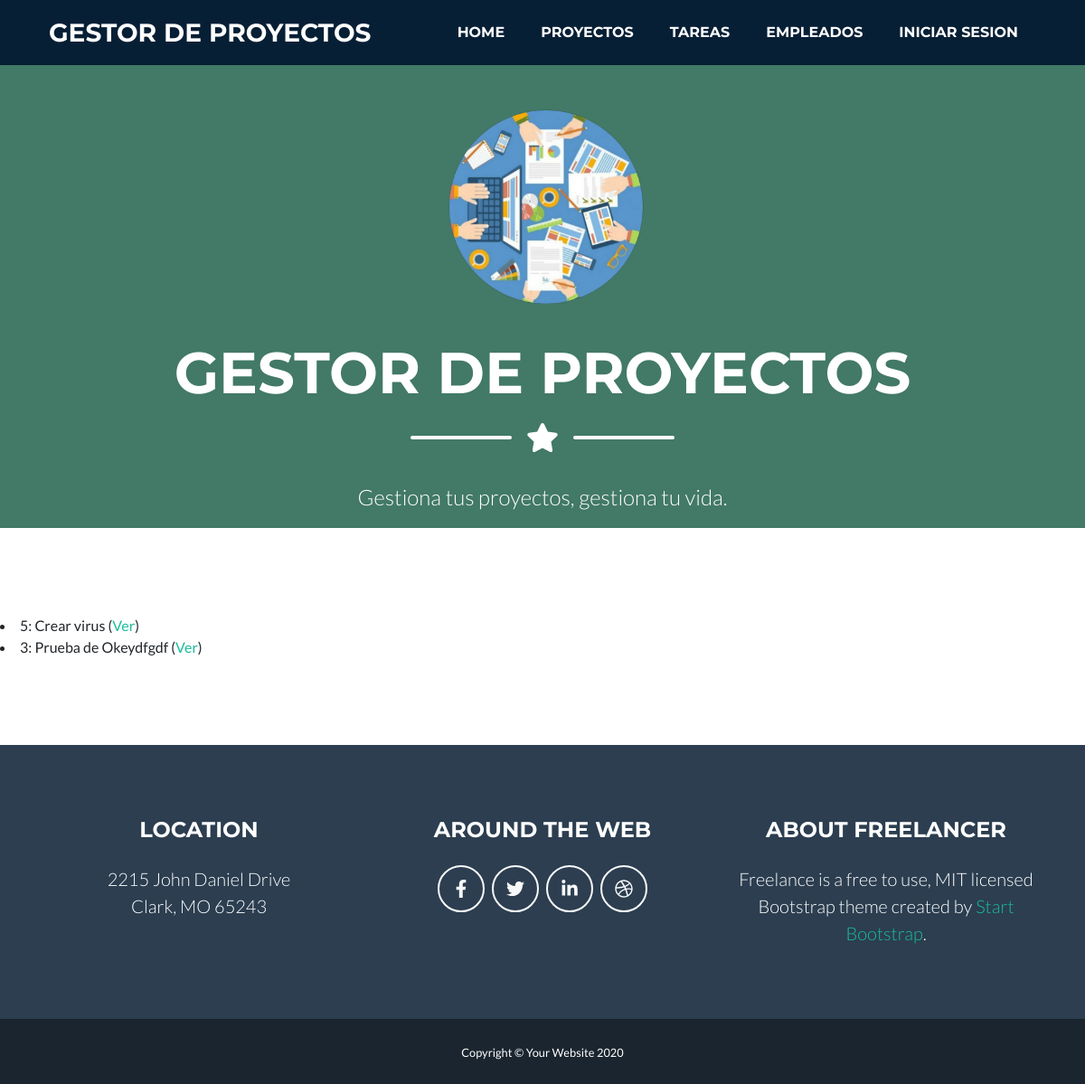
Before: /appGestorProyectos/home/ with the older database file.
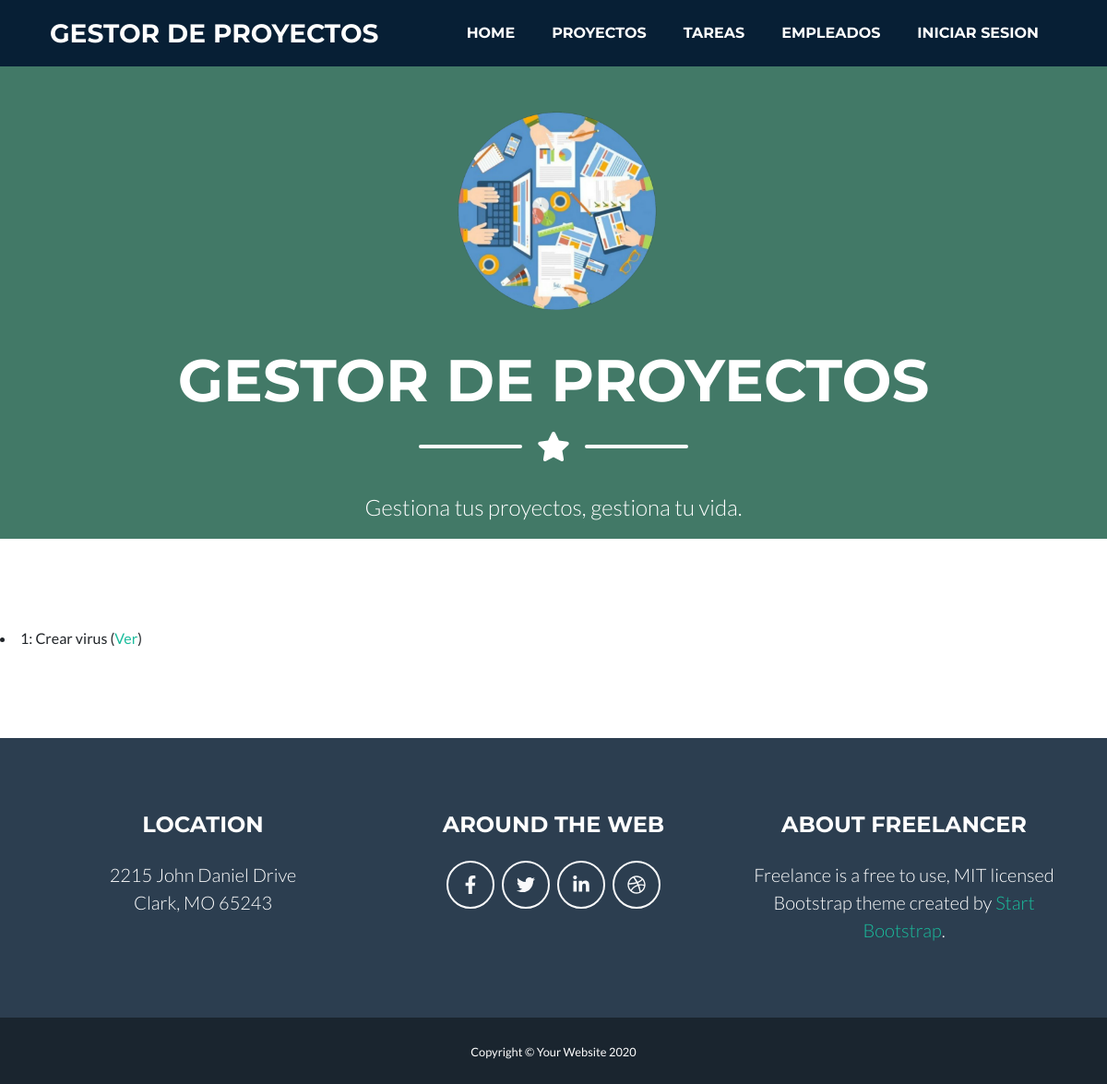
After: the same page with the newer database file.
### appGestorProyectos/models.py (models this page shows, shortened)
class Proyecto(models.Model):
    nombre = models.CharField(max_length=50)
    descripcion = models.TextField(max_length=200)
    fecha_inicio = models.DateField(("Date"), default=date.today)
    fecha_fin = models.DateField(("Date"), default=date.today)
    presupuesto = models.IntegerField(default=0)
    nombre_cliente = models.CharField(max_length=20, default="")
    apellidos_cliente = models.CharField(max_length=50, default="")
    email_cliente = models.EmailField(max_length=100, default="")
    telefono_cliente = models.IntegerField(default=0)
    tarea = models.ManyToManyField(Tarea)
    responsable = models.ForeignKey(Empleado, on_delete=models.CASCADE)

### appGestorProyectos/views.py (the view)
# urls.py: path('home/', views.ProyectosListView.as_view(), name='home'),
class ProyectosListView(ListView):
    model = Proyecto
    template_name = 'home.html'
    queryset = Proyecto.objects.order_by('nombre')
    context_object_name = 'listado_proyectos'
    def get_context_data(self, **kwargs):
        context = super(ProyectosListView, self).get_context_data(**kwargs)
        context['titulo_pagina'] = 'TUS PROYECTOS'
        return context

### appGestorProyectos/templates/home.html
{% extends "index.html" %}
{% load static %}
{% block header %}
    <header class="masthead bg-primary text-white text-center">
        <div class="container d-flex align-items-center flex-column">
            <a href="{% url 'proyecto_list' %}"><img class="masthead-avatar mb-5" src="{% static 'img/principal.png' %}" alt="" /></a>
            <h1 class="masthead-heading text-uppercase mb-0">Gestor de proyectos</h1>
            <div class="divider-custom divider-light">
                <div class="divider-custom-line"></div>
                <div class="divider-custom-icon"><i class="fas fa-star"></i></div>
                <div class="divider-custom-line"></div>
            </div>
            <p class="masthead-subheading font-weight-light mb-0">Gestiona tus proyectos, gestiona tu vida.</p>
        </div>
    </header>
{% endblock %}
{% block main %}
    {% for pro in listado_proyectos %}
        <li>
            {{ pro.id }}: {{ pro.nombre }} (<a href="{% url 'proyecto' pro.id %}">Ver</a>)
        </li>
    {% endfor %}
{% endblock %}

### appGestorProyectos/templates/index.html (shortened to what this page needs)
{% load static i18n %}
<!DOCTYPE html>
<html lang="en">
    <head>
        {% block css %}
        <link href="{% static 'css/styles.css' %}" rel="stylesheet" />
        {% endblock %}
    </head>
    <body id="page-top">
        <nav class="navbar navbar-expand-lg bg-secondary text-uppercase fixed-top" id="mainNav">
            <div class="container">
                <a class="navbar-brand js-scroll-trigger" href="{% url 'home' %}">Gestor de proyectos</a>
                <div class="collapse navbar-collapse" id="navbarResponsive">
                    <ul class="navbar-nav ml-auto">
                        <li class="nav-item mx-0 mx-lg-1"><a class="nav-link py-3 px-0 px-lg-3 rounded js-scroll-trigger" href="{% url 'home' %}">HOME</a></li>
                        <li class="nav-item mx-0 mx-lg-1"><a class="nav-link py-3 px-0 px-lg-3 rounded js-scroll-trigger" href="{% url 'proyecto_list' %}">PROYECTOS</a></li>
                        <li class="nav-item mx-0 mx-lg-1"><a class="nav-link py-3 px-0 px-lg-3 rounded js-scroll-trigger" href="{% url 'tarea_list' %}">TAREAS</a></li>
                        <li class="nav-item mx-0 mx-lg-1"><a class="nav-link py-3 px-0 px-lg-3 rounded js-scroll-trigger" href="{% url 'empleado_list' %}">EMPLEADOS</a></li>
                        {% if user.is_authenticated %}
                            <li class="fontsizee nav-item mx-0 mx-lg-1"><a class="nav-link py-3 px-0 px-lg-3 rounded js-scroll-trigger" href="#">{{ user.username }}</a> </li>
                            <li class="fontsizee nav-item mx-0 mx-lg-1"><a class="nav-link py-3 px-0 px-lg-3 rounded js-scroll-trigger" href="{% url 'logout' %}">LOG OUT</a></li>
                        {% else %}
                            <li class="nav-item mx-0 mx-lg-1"><a class="nav-link py-3 px-0 px-lg-3 rounded js-scroll-trigger" href="{% url 'login' %}">INICIAR SESION</a></li>
                        {% endif %}
                    </ul>
                </div>
            </div>
        </nav>
        {% block header %}
        {% endblock %}
        <section class="page-section portfolio" id="portfolio">
        {% block main %}
        {% endblock %}
        </section>
        <footer class="footer text-center">
            <div class="container">
                <div class="row">
                    <div class="col-lg-4 mb-5 mb-lg-0">
                        <h4 class="text-uppercase mb-4">Location</h4>
                        <p class="lead mb-0">2215 John Daniel Drive<br />Clark, MO 65243</p>
                    </div>
                    <div class="col-lg-4 mb-5 mb-lg-0">
                        <h4 class="text-uppercase mb-4">Around the Web</h4>
                        <a class="btn btn-outline-light btn-social mx-1" href="#"><i class="fab fa-fw fa-facebook-f"></i></a><a class="btn btn-outline-light btn-social mx-1" href="#"><i class="fab fa-fw fa-twitter"></i></a><a class="btn btn-outline-light btn-social mx-1" href="#"><i class="fab fa-fw fa-linkedin-in"></i></a><a class="btn btn-outline-light btn-social mx-1" href="#"><i class="fab fa-fw fa-dribbble"></i></a>
                    </div>
                    <div class="col-lg-4">
                        <h4 class="text-uppercase mb-4">About Freelancer</h4>
                        <p class="lead mb-0">Freelance is a free to use, MIT licensed Bootstrap theme created by <a href="http://startbootstrap.com">Start Bootstrap</a>.</p>
                    </div>
                </div>
            </div>
        </footer>
        <section class="copyright py-4 text-center text-white">
            <div class="container"><small>Copyright © Your Website 2020</small></div>
        </section>
    </body>
</html>

Changed rows visible on the page:
removed Proyecto: id "5", nombre "Crear virus"
removed Proyecto: id "3", nombre "Prueba de Okeydfgdf"
added Proyecto: id "1", nombre "Crear virus"
